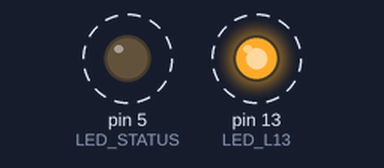
This sketch was run on a simulated Arduino Uno, built with avr-gcc and run on an emulated ATmega328P. Parts: output pins drawn as LEDs (lit = HIGH). Dashed ring = blinking.

Above: at 0.5 s.
Timing chart, 0 to 4.6 s (numbered marks = the images above):
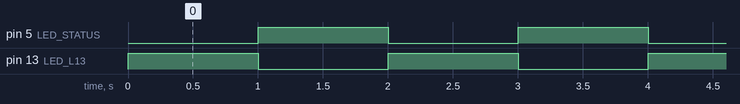

Measured:
- by itself, pin 5 (LED_STATUS), pin 13 (LED_L13): alternates HIGH for 1.0 s and LOW for 1.0 s

The sketch:

Test_LED.ino
```cpp
// Lチカ テストプログラム

// ピンの定義
const int LED_L13 = 13;     // 回路図の D4 (L13)
const int LED_STATUS = 5;   // 回路図の D5 (LED_STATUS)

void setup() {
    // ピンを出力モードに設定
    pinMode(LED_L13, OUTPUT);
    pinMode(LED_STATUS, OUTPUT);
}

void loop() {
    // L13を点灯、STATUSを消灯
    digitalWrite(LED_L13, HIGH);
    digitalWrite(LED_STATUS, LOW);
    delay(1000); // 1秒待機

    // L13を消灯、STATUSを点灯
    digitalWrite(LED_L13, LOW);
    digitalWrite(LED_STATUS, HIGH);
    delay(1000); // 1秒待機
}
```
